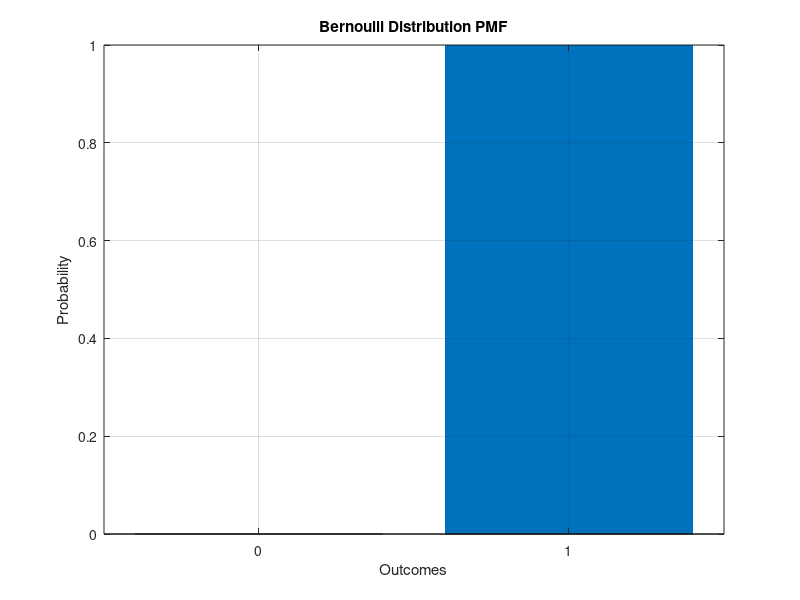

The MATLAB script that drew this image:
%% ML for Bernoulli distribution

% sample binary data
data = [0,1,0,1,1,1,0,0,1,1];

% Number of data points
n = length(data);

% Define likelihood function
likelihood = @(p) prod(p.^data .* (1-p).^(1-data));

% initial guess for paramater : probability (p)
initial_p = sum(data)/n;

% Define the neg-log likelihood function
neg_log_likelihood = @(p) -log(likelihood(p));

% Perform MLE 
estimated_p = fminsearch(neg_log_likelihood,initial_p);

disp(['Estimated probability paramater(p): ' num2str(estimated_p)]);

%% plot

% Plot the distribution figure
x_values = [0, 1];  % Possible outcomes (0 and 1) for Bernoulli distribution
pmf_values = [1-estimated_p, estimated_p];  % Probability mass function values

figure(1),clf
bar(x_values, pmf_values);
xlabel('Outcomes');
ylabel('Probability');
title('Bernoulli Distribution PMF');
xticks([0, 1]);
xticklabels({'0', '1'});
ylim([0, 1]);
grid on;
